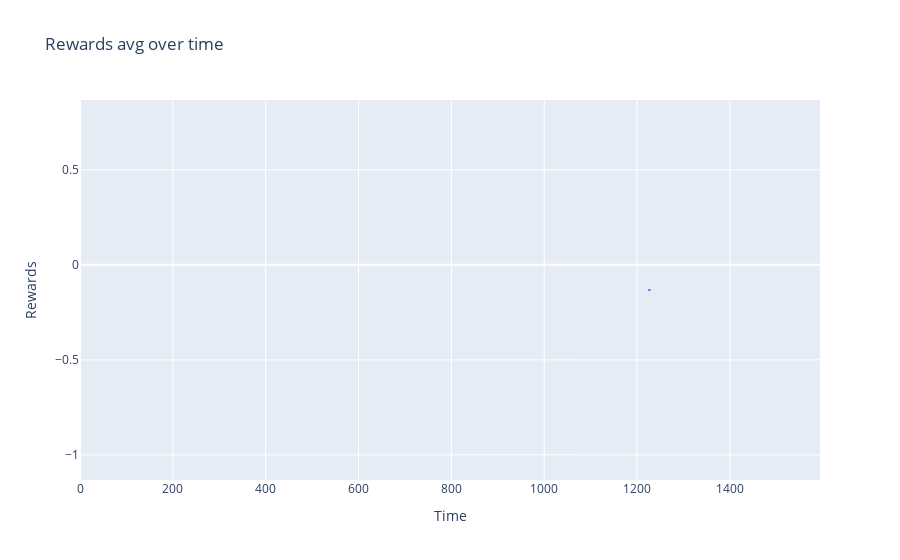

The cell this chart's notebook holds for it:
### Code cell
# plot rewards sum
fig = go.Figure()
fig.add_trace(go.Scatter(x=np.arange(len(rewards)), y=rewards, mode='lines'))
fig.update_layout(title='Rewards avg over time', xaxis_title='Time', yaxis_title='Rewards')
fig.show()

### Figure 1 — Plotly figure (JSON) as saved in the notebook; plotly's stock layout.template omitted (floating-point values rounded to 4 significant figures; data arrays with more than 128 entries replaced by an {"elided": "..."} marker saying what was removed)
{"data": [{"mode": "lines", "type": "scatter", "x": {"elided": "1595 int values"}, "y": {"elided": "1595 float values"}}], "layout": {"title": {"text": "Rewards avg over time"}, "xaxis": {"title": {"text": "Time"}}, "yaxis": {"title": {"text": "Rewards"}}}}
